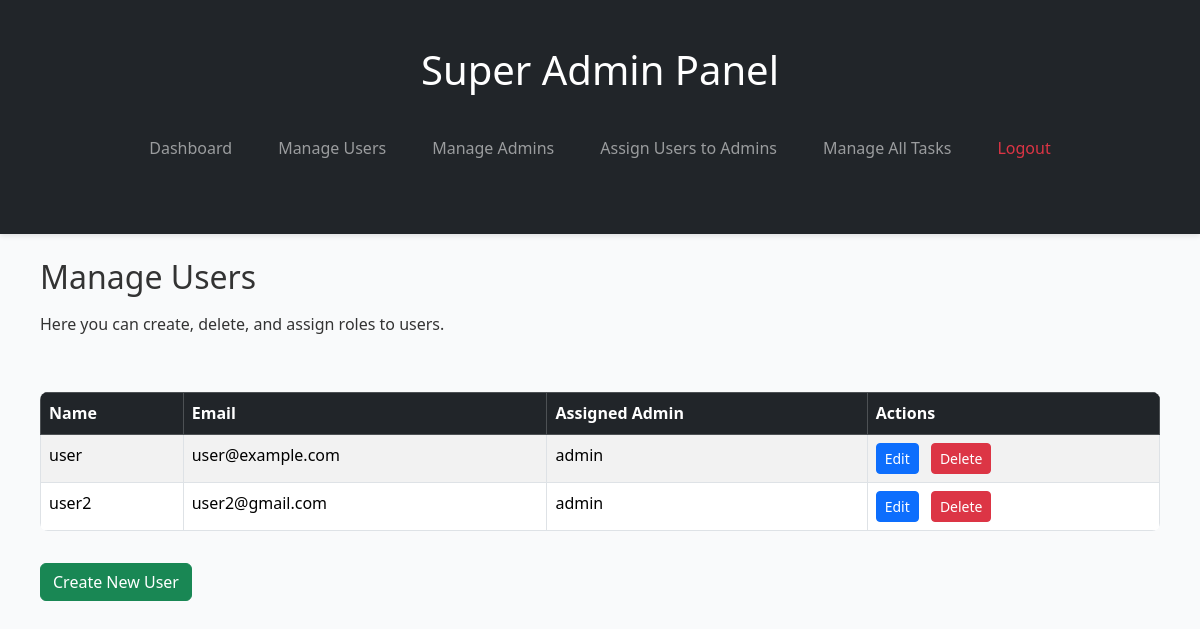
The app's page /admin-dashboards/superadminusers/ (signed in), older data.
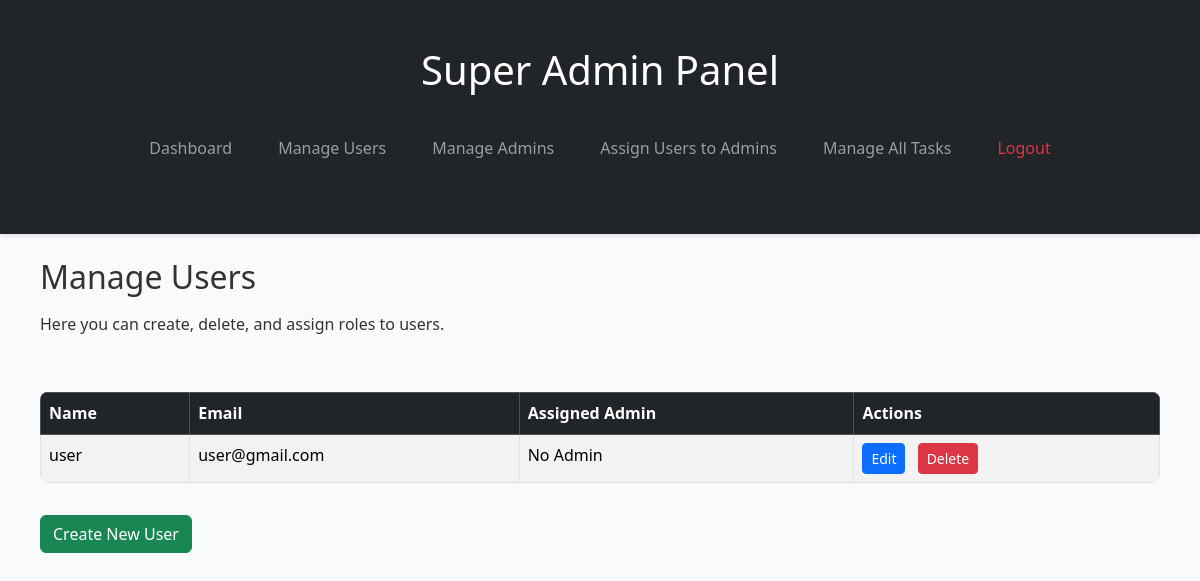
The same page, newer data.
### app/models.py (models this page shows, shortened)
class Adminusers(models.Model):
    admin = models.ForeignKey(
        UserProfile,
        on_delete=models.CASCADE,
        related_name='admin',
        limit_choices_to={'role': 'admin'}
    )
    user = models.OneToOneField(
        UserProfile,
        on_delete=models.CASCADE,
        related_name='Users',
        limit_choices_to={'role': 'user'}
    )

class UserProfile(AbstractBaseUser, PermissionsMixin):
    ROLE_CHOICES = (
        ('superadmin', 'SuperAdmin'),
        ('admin', 'Admin'),
        ('user', 'User'),
    )
    email = models.EmailField(unique=True)
    name = models.CharField(max_length=100, blank=True, null=True)
    mobile_number = models.CharField(max_length=10, unique=True)
    role = models.CharField(max_length=20, choices=ROLE_CHOICES, default='user')
    is_active = models.BooleanField(default=True)
    is_staff = models.BooleanField(default=False)
    objects = UserManager()
    USERNAME_FIELD = "email"
    REQUIRED_FIELDS = ["mobile_number"]
    def __str__(self):
        return self.email

### app/superadminviews.py (the view)
# urls.py: path("superadminusers/", superadmin_manage_users, name="superadmin_manage_users"),
@login_required
def superadmin_manage_users(request):
    if request.user.role != "superadmin":
        return redirect("dashboard")
    user_admin_mappings = Adminusers.objects.select_related("user", "admin").all()
    assigned_users = user_admin_mappings.values_list("user", flat=True)
    user_admin = UserProfile.objects.filter(role="user").exclude(id__in=assigned_users)
    assigned_users_list = list(user_admin_mappings)
    unassigned_users_list = list(user_admin)
    combined_users = {
        user.id: user for user in assigned_users_list + unassigned_users_list
    }.values()
    print(combined_users)
    return render(request, "superadmin/manage_users.html", {"users": combined_users})

### app/templates/superadmin/manage_users.html (shortened to what this page needs)
{% extends 'superadmin/superadminbase.html' %}
{% block content %}
<div class="container mt-4">
    <h2 class="mb-3">Manage Users</h2>
    <p class="mb-4">Here you can create, delete, and assign roles to users.</p>
    <div class="table-responsive">
        <table class="table table-striped table-bordered">
            <thead class="table-dark">
                <tr>
                    <th>Name</th>
                    <th>Email</th>
                    <th>Assigned Admin</th>
                    <th>Actions</th>
                </tr>
            </thead>
            <tbody>
                {% for user in users %}
                <tr>
                    <td>
                        {% if user.user.name %}
                        {{ user.user.name }}
                        {% else %}
                        {{user.name}}
                        {% endif %}
                    </td>
                    <td>
                        {% if user.user.email %}
                        {{ user.user.email }}
                        {% else %}
                        {{user.email}}
                        {% endif %}
                    </td>
                    <td>
                        {% if user.admin.name %}
                        {{ user.admin.name }}
                        {% else %}
                        No Admin
                        {% endif %}
                    </td>
                    <td>
                        {% if user.user.id %}
                        <a href="{% url 'edit_user' user.user.id %}" class="btn btn-sm btn-primary me-2">Edit</a>
                        <a href="{% url 'delete_user' user.user.id %}" class="btn btn-sm btn-danger">Delete</a>
                        {% else %}
                        <a href="{% url 'edit_user' user.id %}" class="btn btn-sm btn-primary me-2">Edit</a>
                        <a href="{% url 'delete_user' user.id %}" class="btn btn-sm btn-danger">Delete</a>
                        {% endif %}
                    </td>
                </tr>
                {% endfor %}
            </tbody>
        </table>
    </div>
    <a href="{% url 'create_user' %}" class="btn btn-success mt-3">Create New User</a>
</div>
{% endblock %}

Row changes from the older to the newer data that the page shows:
removed Adminusers: user.name "user", user.email "user@example.com", admin.name "admin", shows "Edit"
removed Adminusers: user.name "user2", user.email "user2@gmail.com", admin.name "admin", shows "Edit"
now on this page (row edited): UserProfile: name "user", email "user@gmail.com", shows "No Admin", shows "Edit"
